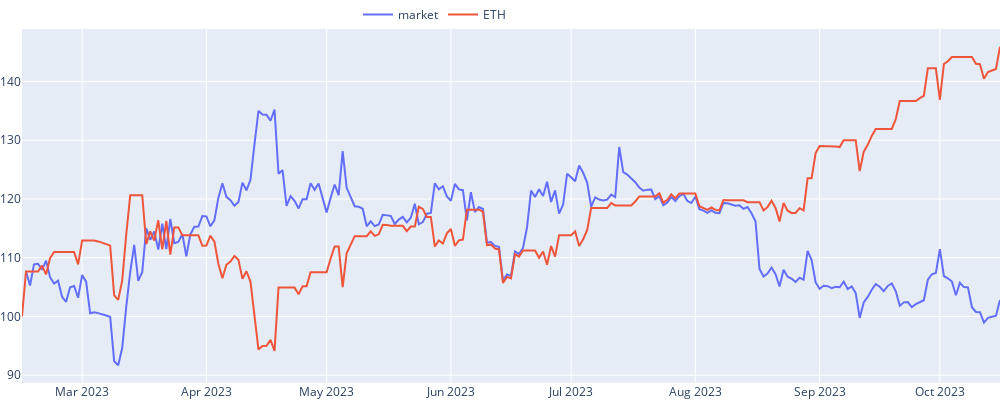
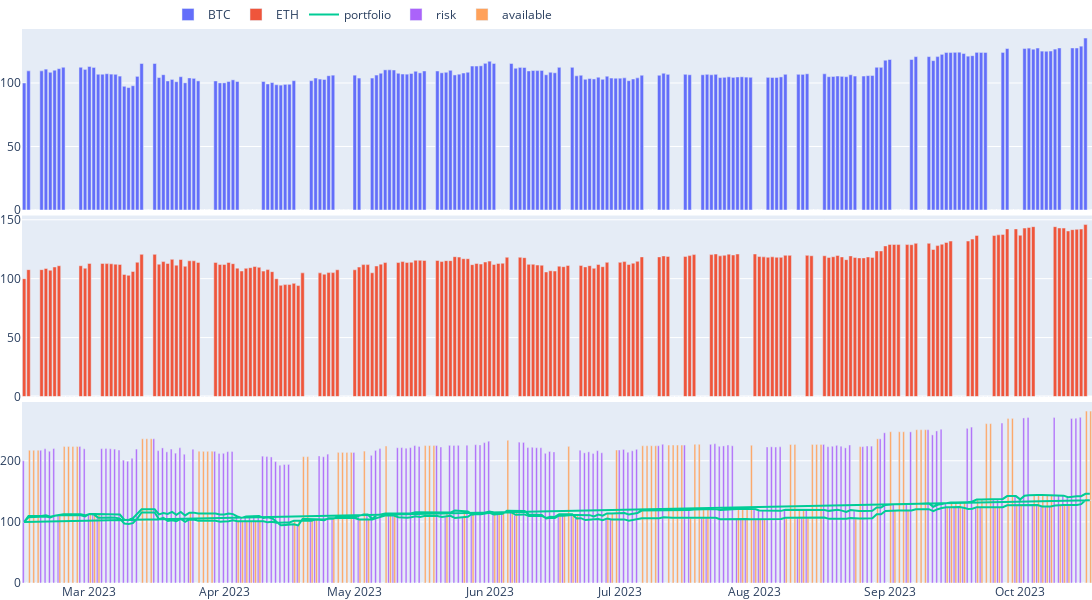
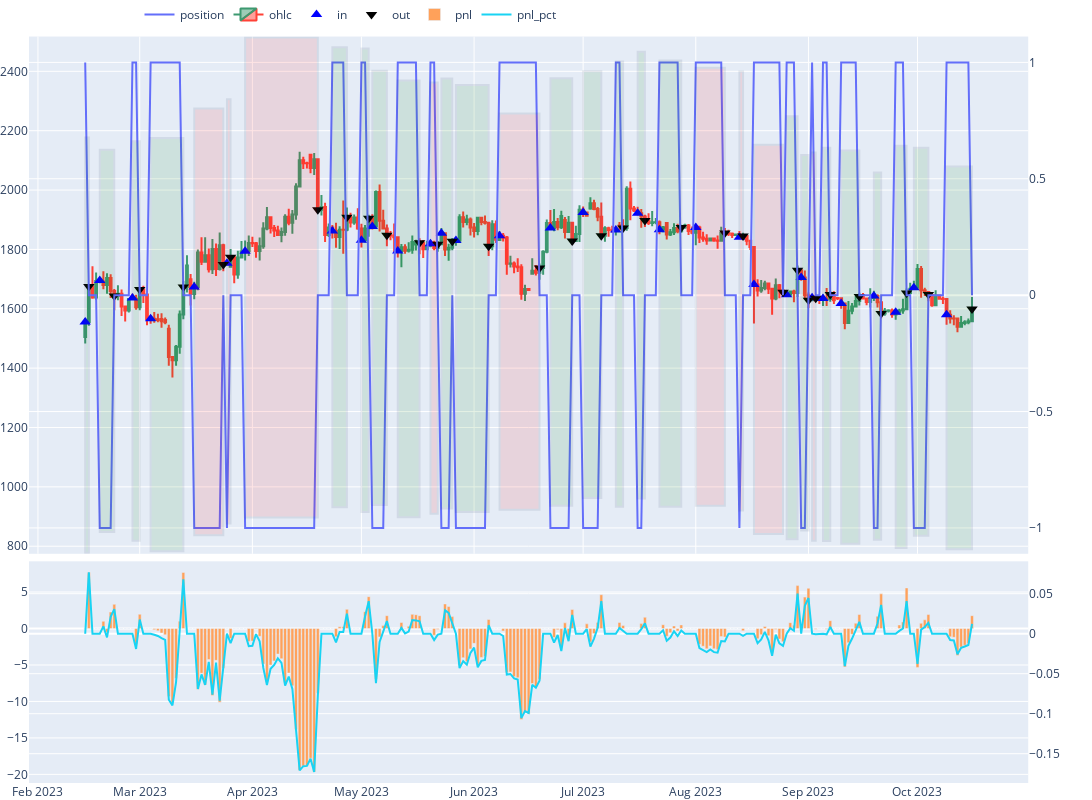
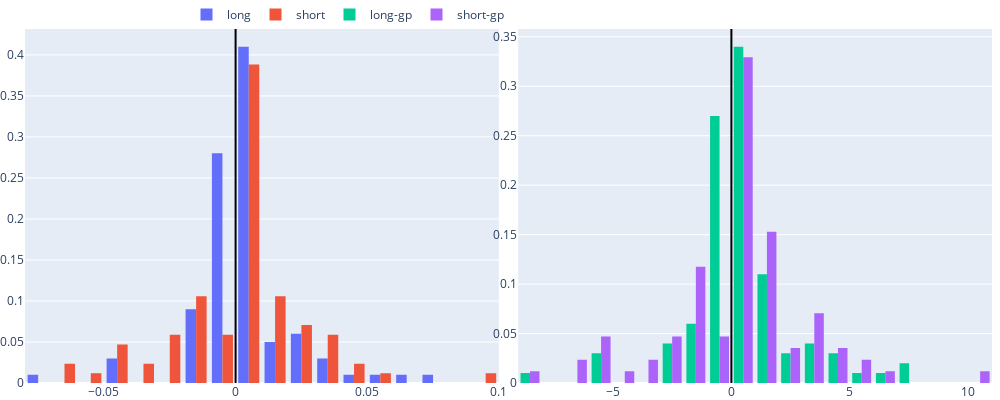

These figures' notebook cell, in order:
### Code cell
agent_2.get_report()

### Figure 1 — Plotly figure (JSON) as saved in the notebook; plotly's stock layout.template omitted (floating-point values rounded to 4 significant figures; data arrays with more than 128 entries replaced by an {"elided": "..."} marker saying what was removed)
{"data": [{"name": "market", "type": "scatter", "x": {"elided": "245 str values"}, "y": {"elided": "245 float values"}}, {"name": "ETH", "type": "scatter", "x": {"elided": "245 str values"}, "y": {"elided": "245 float values"}}], "layout": {"height": 400, "legend": {"orientation": "h", "x": 0.5, "xanchor": "right", "y": 1, "yanchor": "bottom"}, "margin": {"b": 0, "l": 10, "r": 0, "t": 0}, "width": 1000}}

### Figure 2 — Plotly figure (JSON) as saved in the notebook; plotly's stock layout.template omitted (floating-point values rounded to 4 significant figures; data arrays with more than 128 entries replaced by an {"elided": "..."} marker saying what was removed)
{"data": [{"name": "BTC", "type": "bar", "x": {"elided": "246 str values"}, "xaxis": "x", "y": {"elided": "246 float values"}, "yaxis": "y"}, {"name": "ETH", "type": "bar", "x": {"elided": "245 str values"}, "xaxis": "x2", "y": {"elided": "245 float values"}, "yaxis": "y2"}, {"name": "portfolio", "type": "scatter", "x": {"elided": "492 str values"}, "xaxis": "x3", "y": {"elided": "492 float values"}, "yaxis": "y3"}, {"name": "risk", "type": "bar", "x": {"elided": "492 str values"}, "xaxis": "x3", "y": {"elided": "492 float values"}, "yaxis": "y3"}, {"name": "available", "type": "bar", "x": {"elided": "492 str values"}, "xaxis": "x3", "y": {"elided": "492 float values"}, "yaxis": "y3"}], "layout": {"height": 600, "legend": {"orientation": "h", "x": 0.5, "xanchor": "right", "y": 1, "yanchor": "bottom"}, "margin": {"b": 0, "l": 10, "r": 0, "t": 0}, "width": 1200, "xaxis": {"anchor": "y", "domain": [0, 1], "matches": "x3", "showticklabels": false}, "xaxis2": {"anchor": "y2", "domain": [0, 1], "matches": "x3", "showticklabels": false}, "xaxis3": {"anchor": "y3", "domain": [0, 1]}, "yaxis": {"anchor": "x", "domain": [0.6733, 1]}, "yaxis2": {"anchor": "x2", "domain": [0.3367, 0.6633]}, "yaxis3": {"anchor": "x3", "domain": [0, 0.3267]}}}

### Figure 3 — Plotly figure (JSON) as saved in the notebook; plotly's stock layout.template omitted (floating-point values rounded to 4 significant figures; data arrays with more than 128 entries replaced by an {"elided": "..."} marker saying what was removed)
{"data": [{"name": "position", "type": "scatter", "x": {"elided": "245 str values"}, "xaxis": "x2", "y": {"elided": "245 int values"}, "yaxis": "y4"}, {"close": {"elided": "245 float values"}, "high": {"elided": "245 float values"}, "low": {"elided": "245 float values"}, "name": "ohlc", "open": {"elided": "245 float values"}, "type": "candlestick", "x": {"elided": "245 str values"}, "xaxis": "x2", "yaxis": "y3"}, {"marker": {"color": "blue", "size": 10, "symbol": 5}, "mode": "markers", "name": "in", "type": "scatter", "x": ["2023-02-14T00:00:00", "2023-02-18T00:00:00", "2023-02-27T00:00:00", "2023-03-04T00:00:00", "2023-03-16T00:00:00", "2023-03-25T00:00:00", "2023-03-30T00:00:00", "2023-04-23T00:00:00", "2023-05-01T00:00:00", "2023-05-04T00:00:00", "2023-05-11T00:00:00", "2023-05-20T00:00:00", "2023-05-23T00:00:00", "2023-05-27T00:00:00", "2023-06-08T00:00:00", "2023-06-22T00:00:00", "2023-07-01T00:00:00", "2023-07-10T00:00:00", "2023-07-16T00:00:00", "2023-07-22T00:00:00", "2023-08-01T00:00:00", "2023-08-13T00:00:00", "2023-08-17T00:00:00", "2023-08-26T00:00:00", "2023-08-30T00:00:00", "2023-09-02T00:00:00", "2023-09-05T00:00:00", "2023-09-10T00:00:00", "2023-09-19T00:00:00", "2023-09-25T00:00:00", "2023-09-30T00:00:00", "2023-10-09T00:00:00"], "xaxis": "x2", "y": [1556.0, 1695.0, 1636.0, 1567.0, 1674.0, 1753.0, 1794.0, 1862, 1831.0, 1877.0, 1794.0, 1819.0, 1854.0, 1830.0, 1846.0, 1872.0, 1924.0, 1865.0, 1922.0, 1867.0, 1873.0, 1841.0, 1681.0, 1647.0, 1705.0, 1637.0, 1634.0, 1617.0, 1643.0, 1588.0, 1671.0, 1580.0], "yaxis": "y3"}, {"marker": {"color": "black", "size": 10, "symbol": 6}, "mode": "markers", "name": "out", "type": "scatter", "x": ["2023-02-15T00:00:00", "2023-02-22T00:00:00", "2023-03-01T00:00:00", "2023-03-13T00:00:00", "2023-03-24T00:00:00", "2023-03-26T00:00:00", "2023-04-19T00:00:00", "2023-04-27T00:00:00", "2023-05-03T00:00:00", "2023-05-08T00:00:00", "2023-05-17T00:00:00", "2023-05-22T00:00:00", "2023-05-26T00:00:00", "2023-06-05T00:00:00", "2023-06-19T00:00:00", "2023-06-28T00:00:00", "2023-07-06T00:00:00", "2023-07-12T00:00:00", "2023-07-18T00:00:00", "2023-07-28T00:00:00", "2023-08-09T00:00:00", "2023-08-14T00:00:00", "2023-08-25T00:00:00", "2023-08-29T00:00:00", "2023-09-01T00:00:00", "2023-09-03T00:00:00", "2023-09-07T00:00:00", "2023-09-15T00:00:00", "2023-09-21T00:00:00", "2023-09-28T00:00:00", "2023-10-04T00:00:00", "2023-10-16T00:00:00"], "xaxis": "x2", "y": [1675.0, 1643.0, 1665.0, 1673.0, 1750.0, 1774.0, 1934.0, 1909.0, 1905.0, 1848.0, 1822.0, 1817.0, 1828.0, 1810.0, 1737.0, 1828.0, 1846.0, 1872.0, 1897.0, 1874.0, 1855.0, 1846.0, 1656.0, 1729.0, 1629.0, 1636.0, 1648.0, 1641.0, 1584.0, 1653.0, 1648.0, 1599.0], "yaxis": "y3"}, {"name": "pnl", "type": "bar", "x": {"elided": "245 str values"}, "xaxis": "x3", "y": {"elided": "245 float values"}, "yaxis": "y5"}, {"name": "pnl_pct", "type": "scatter", "x": {"elided": "245 str values"}, "xaxis": "x3", "y": {"elided": "245 float values"}, "yaxis": "y6"}], "layout": {"height": 800, "legend": {"orientation": "h", "x": 0.5, "xanchor": "right", "y": 1, "yanchor": "bottom"}, "margin": {"b": 0, "l": 10, "r": 0, "t": 0}, "shapes": [{"fillcolor": "green", "opacity": 0.1, "x0": "2023-02-14T00:00:00", "x1": "2023-02-15T00:00:00", "xref": "x2", "y0": 777.9, "y1": 2177.0, "yref": "y3"}, {"fillcolor": "green", "opacity": 0.1, "x0": "2023-02-18T00:00:00", "x1": "2023-02-22T00:00:00", "xref": "x2", "y0": 847.7, "y1": 2136.0, "yref": "y3"}, {"fillcolor": "green", "opacity": 0.1, "x0": "2023-02-27T00:00:00", "x1": "2023-03-01T00:00:00", "xref": "x2", "y0": 818.2, "y1": 2165.0, "yref": "y3"}, {"fillcolor": "green", "opacity": 0.1, "x0": "2023-03-04T00:00:00", "x1": "2023-03-13T00:00:00", "xref": "x2", "y0": 783.4, "y1": 2175.0, "yref": "y3"}, {"fillcolor": "red", "opacity": 0.1, "x0": "2023-03-16T00:00:00", "x1": "2023-03-24T00:00:00", "xref": "x2", "y0": 836.9, "y1": 2274.0, "yref": "y3"}, {"fillcolor": "red", "opacity": 0.1, "x0": "2023-03-25T00:00:00", "x1": "2023-03-26T00:00:00", "xref": "x2", "y0": 876.6, "y1": 2306.0, "yref": "y3"}, {"fillcolor": "red", "opacity": 0.1, "x0": "2023-03-30T00:00:00", "x1": "2023-04-19T00:00:00", "xref": "x2", "y0": 896.8, "y1": 2514.0, "yref": "y3"}, {"fillcolor": "green", "opacity": 0.1, "x0": "2023-04-23T00:00:00", "x1": "2023-04-27T00:00:00", "xref": "x2", "y0": 931, "y1": 2481.0, "yref": "y3"}, {"fillcolor": "green", "opacity": 0.1, "x0": "2023-05-01T00:00:00", "x1": "2023-05-03T00:00:00", "xref": "x2", "y0": 915.4, "y1": 2477.0, "yref": "y3"}, {"fillcolor": "green", "opacity": 0.1, "x0": "2023-05-04T00:00:00", "x1": "2023-05-08T00:00:00", "xref": "x2", "y0": 938.5, "y1": 2402.0, "yref": "y3"}, {"fillcolor": "green", "opacity": 0.1, "x0": "2023-05-11T00:00:00", "x1": "2023-05-17T00:00:00", "xref": "x2", "y0": 897.2, "y1": 2369.0, "yref": "y3"}, {"fillcolor": "red", "opacity": 0.1, "x0": "2023-05-20T00:00:00", "x1": "2023-05-22T00:00:00", "xref": "x2", "y0": 909.7, "y1": 2363.0, "yref": "y3"}, {"fillcolor": "green", "opacity": 0.1, "x0": "2023-05-23T00:00:00", "x1": "2023-05-26T00:00:00", "xref": "x2", "y0": 927.0, "y1": 2376.0, "yref": "y3"}, {"fillcolor": "green", "opacity": 0.1, "x0": "2023-05-27T00:00:00", "x1": "2023-06-05T00:00:00", "xref": "x2", "y0": 914.9, "y1": 2354.0, "yref": "y3"}, {"fillcolor": "red", "opacity": 0.1, "x0": "2023-06-08T00:00:00", "x1": "2023-06-19T00:00:00", "xref": "x2", "y0": 922.8, "y1": 2258.0, "yref": "y3"}, {"fillcolor": "green", "opacity": 0.1, "x0": "2023-06-22T00:00:00", "x1": "2023-06-28T00:00:00", "xref": "x2", "y0": 936.0, "y1": 2376.0, "yref": "y3"}, {"fillcolor": "green", "opacity": 0.1, "x0": "2023-07-01T00:00:00", "x1": "2023-07-06T00:00:00", "xref": "x2", "y0": 962.2, "y1": 2400.0, "yref": "y3"}, {"fillcolor": "green", "opacity": 0.1, "x0": "2023-07-10T00:00:00", "x1": "2023-07-12T00:00:00", "xref": "x2", "y0": 932.5, "y1": 2433.0, "yref": "y3"}, {"fillcolor": "green", "opacity": 0.1, "x0": "2023-07-16T00:00:00", "x1": "2023-07-18T00:00:00", "xref": "x2", "y0": 961.1, "y1": 2466.0, "yref": "y3"}, {"fillcolor": "green", "opacity": 0.1, "x0": "2023-07-22T00:00:00", "x1": "2023-07-28T00:00:00", "xref": "x2", "y0": 933.3, "y1": 2436.0, "yref": "y3"}, {"fillcolor": "red", "opacity": 0.1, "x0": "2023-08-01T00:00:00", "x1": "2023-08-09T00:00:00", "xref": "x2", "y0": 936.7, "y1": 2412.0, "yref": "y3"}, {"fillcolor": "red", "opacity": 0.1, "x0": "2023-08-13T00:00:00", "x1": "2023-08-14T00:00:00", "xref": "x2", "y0": 920.4, "y1": 2399.0, "yref": "y3"}, {"fillcolor": "red", "opacity": 0.1, "x0": "2023-08-17T00:00:00", "x1": "2023-08-25T00:00:00", "xref": "x2", "y0": 840.7, "y1": 2153.0, "yref": "y3"}, {"fillcolor": "green", "opacity": 0.1, "x0": "2023-08-26T00:00:00", "x1": "2023-08-29T00:00:00", "xref": "x2", "y0": 823.5, "y1": 2248.0, "yref": "y3"}, {"fillcolor": "green", "opacity": 0.1, "x0": "2023-08-30T00:00:00", "x1": "2023-09-01T00:00:00", "xref": "x2", "y0": 852.6, "y1": 2118.0, "yref": "y3"}, {"fillcolor": "red", "opacity": 0.1, "x0": "2023-09-02T00:00:00", "x1": "2023-09-03T00:00:00", "xref": "x2", "y0": 818.5, "y1": 2127.0, "yref": "y3"}, {"fillcolor": "green", "opacity": 0.1, "x0": "2023-09-05T00:00:00", "x1": "2023-09-07T00:00:00", "xref": "x2", "y0": 817.2, "y1": 2143.0, "yref": "y3"}, {"fillcolor": "green", "opacity": 0.1, "x0": "2023-09-10T00:00:00", "x1": "2023-09-15T00:00:00", "xref": "x2", "y0": 808.7, "y1": 2134.0, "yref": "y3"}, {"fillcolor": "green", "opacity": 0.1, "x0": "2023-09-19T00:00:00", "x1": "2023-09-21T00:00:00", "xref": "x2", "y0": 821.6, "y1": 2059.0, "yref": "y3"}, {"fillcolor": "green", "opacity": 0.1, "x0": "2023-09-25T00:00:00", "x1": "2023-09-28T00:00:00", "xref": "x2", "y0": 794.2, "y1": 2149.0, "yref": "y3"}, {"fillcolor": "green", "opacity": 0.1, "x0": "2023-09-30T00:00:00", "x1": "2023-10-04T00:00:00", "xref": "x2", "y0": 835.4, "y1": 2143.0, "yref": "y3"}, {"fillcolor": "green", "opacity": 0.1, "x0": "2023-10-09T00:00:00", "x1": "2023-10-16T00:00:00", "xref": "x2", "y0": 790.1, "y1": 2079.0, "yref": "y3"}], "width": 1200, "xaxis": {"anchor": "y", "domain": [0, 0.94], "matches": "x3", "rangeslider": {"visible": false}, "showticklabels": false}, "xaxis2": {"anchor": "y3", "domain": [0, 0.94], "matches": "x3", "rangeslider": {"visible": false}, "showticklabels": false}, "xaxis3": {"anchor": "y5", "domain": [0, 0.94], "rangeslider": {"visible": false}}, "yaxis": {"anchor": "x", "domain": [1, 1]}, "yaxis2": {"anchor": "x", "overlaying": "y", "side": "right"}, "yaxis3": {"anchor": "x2", "domain": [0.304, 0.99]}, "yaxis4": {"anchor": "x2", "overlaying": "y3", "side": "right"}, "yaxis5": {"anchor": "x3", "domain": [0, 0.294]}, "yaxis6": {"anchor": "x3", "overlaying": "y5", "side": "right"}}}

### Figure 4 — Plotly figure (JSON) as saved in the notebook; plotly's stock layout.template omitted (floating-point values rounded to 4 significant figures)
{"data": [{"histnorm": "probability", "name": "long", "type": "histogram", "x": [0, 0.07663, 0, -0.01904, 0.03666, 0, -0.001372, -0.001494, -0.002591, -0.002266, -0.07488, -0.006944, 0.02906, 0.06916, 0.05944, 0, -0.01083, 0.01303, -4.834e-05, 0.02292, 0, 0.02149, 0.01914, 0, 0.007289, -0.006877, 0.002285, 0.01436, -0.0004235, -0.001165, 0, -0.007975, 0.006837, 0, -0.002855, -0.04814, 0.0006664, -0.005521, -0.001327, -0.04831, 0.008674, -0.002167, 0.03511, -0.00369, 0.008756, 0, 0.007088, -0.003474, 0, 0.004334, -0.01318, 0.004104, 0.007683, -0.005743, 0.006917, 0, -0.01792, -0.002183, -0.002978, 0.003336, -0.003309, -0.0006298, 0.01452, -0.0005071, 0, -0.01183, 0.004805, 0.00926, -0.01052, -0.01936, 0.02654, -0.01097, -0.003194, 0, 0.006855, -0.003188, 0.04635, 0, -0.0007269, 0, -0.0007954, 0.009153, 0, -0.04054, 0.02542, 0.009058, 0.01165, 0.009163, 0, 0.003576, 0.002915, 0.03422, 0, -0.007911, -0.000481, -0.01725, 0.007942, 0.001759, 0.001791, 0.02636], "xaxis": "x", "yaxis": "y"}, {"histnorm": "probability", "name": "short", "type": "histogram", "x": [0, 0.009196, -0.01387, 0.02566, 0.009803, 0, -0.06903, 0.01818, -0.01305, 0.02862, -0.0409, 0.03997, -0.04747, 0.03837, 0, -0.01178, 0, -0.01556, 0.000407, 0.01465, -0.008921, -0.03337, -0.02136, 0.02023, 0.004845, 0.008307, -0.005631, -0.02859, 0.01134, -0.01535, -0.05275, -0.04905, 0.005235, 0.0003345, 0.008921, -0.01645, 0.09465, 0, -0.06192, 0.05166, 0.01381, 0.01217, 0, 0.02921, -0.00308, -0.01197, 0, -0.04304, 0.008766, -0.004366, 0.01473, 0.006476, -0.02454, 0.00799, 0.00112, 0.04345, 0, -0.01101, 0.009439, -0.0201, 0.02864, -0.01635, 0.03288, 0, 0.005601, -0.02173, 0.01005, 0.01343, 0.03335, 0, 0.005676, 0.007278, 0, -0.002591, 0, 0.03488, 0.009758, 0, 0.0127, 0.02332, 0, -0.03764, 0.04273, 0.003304, 0.005075], "xaxis": "x", "yaxis": "y"}, {"histnorm": "probability", "name": "long-gp", "type": "histogram", "x": [0, 7.663, 0, -2.113, 4.068, 0, -0.155, -0.1687, -0.2927, -0.2559, -8.456, -0.7843, 3.282, 7.811, 6.712, 0, -1.136, 1.367, -0.005071, 2.404, 0, 2.312, 2.058, 0, 0.8286, -0.7817, 0.2597, 1.632, -0.04815, -0.1324, 0, -0.9206, 0.7892, 0, -0.3374, -5.688, 0.07875, -0.6524, -0.1569, -5.709, 1.025, -0.2561, 4.149, -0.436, 1.035, 0, 0.8397, -0.4116, 0, 0.522, -1.588, 0.4943, 0.9253, -0.6917, 0.833, 0, -2.167, -0.264, -0.3602, 0.4034, -0.4002, -0.07617, 1.756, -0.06132, 0, -1.414, 0.574, 1.106, -1.257, -2.313, 3.17, -1.311, -0.3815, 0, 0.8063, -0.3749, 5.452, 0, -0.09379, 0, -0.1025, 1.18, 0, -5.27, 3.305, 1.178, 1.515, 1.191, 0, 0.4888, 0.3984, 4.677, 0, -1.14, -0.06934, -2.487, 1.145, 0.2536, 0.2582, 3.8], "xaxis": "x2", "yaxis": "y2"}, {"histnorm": "probability", "name": "short-gp", "type": "histogram", "x": [0, 0.99, -1.494, 2.763, 1.055, 0, -8.327, 2.193, -1.574, 3.452, -4.933, 4.822, -5.727, 4.628, 0, -1.356, 0, -1.771, 0.04632, 1.667, -1.015, -3.798, -2.431, 2.302, 0.5514, 0.9454, -0.6408, -3.254, 1.291, -1.747, -6.004, -5.582, 0.5958, 0.03807, 1.015, -1.872, 10.77, 0, -6.93, 5.781, 1.546, 1.362, 0, 3.368, -0.3551, -1.38, 0, -5.032, 1.025, -0.5106, 1.723, 0.7572, -2.869, 0.9342, 0.131, 5.081, 0, -1.225, 1.05, -2.236, 3.186, -1.819, 3.657, 0, 0.6376, -2.474, 1.144, 1.528, 3.797, 0, 0.6749, 0.8654, 0, -0.3104, 0, 4.307, 1.205, 0, 1.675, 3.077, 0, -5.355, 6.077, 0.4699, 0.7219], "xaxis": "x2", "yaxis": "y2"}], "layout": {"height": 400, "legend": {"orientation": "h", "x": 0.5, "xanchor": "right", "y": 1, "yanchor": "bottom"}, "margin": {"b": 0, "l": 10, "r": 0, "t": 0}, "shapes": [{"line": {"color": "black"}, "type": "line", "x0": 0, "x1": 0, "xref": "x", "y0": 0, "y1": 1, "yref": "y domain"}, {"line": {"color": "black"}, "type": "line", "x0": 0, "x1": 0, "xref": "x2", "y0": 0, "y1": 1, "yref": "y2 domain"}], "width": 1000, "xaxis": {"anchor": "y", "domain": [0, 0.49]}, "xaxis2": {"anchor": "y2", "domain": [0.51, 1]}, "yaxis": {"anchor": "x", "domain": [0, 1]}, "yaxis2": {"anchor": "x2", "domain": [0, 1]}}}
